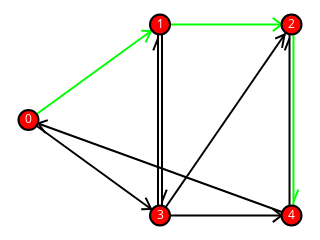

Write notebook code for a chart like this one.
### Markdown cell above
### Exercício 6

Use cores para dar um exemplo de caminho no grafo `dg`.

### Code cell
for n in dg.nodes:
    dg.nodes[n]['color'] = (255, 0, 0)
f_n=9
f_m=0
for n, m in dg.edges:
    if((f_n != n) and (m > f_m)):
        f_n = n
        f_m = m
        dg.edges[n, m]['color'] = (0, 255, 0)
sn.show_graph(dg, nlab=True, elab=False)

### Figure 1 — Plotly figure (JSON) as saved in the notebook; plotly's stock layout.template omitted (floating-point values rounded to 4 significant figures)
{"data": [{"hoverinfo": "none", "line": {"color": "rgb(0, 255, 0)", "width": 2}, "mode": "lines", "x": [0, 0.5, null, 0.4664, 0.4454, null, 0.4664, 0.4286, null, 0.5, 1, null, 0.9621, 0.9289, null, 0.9621, 0.9289, null, 1.008, 1.008, null, 1.008, 1.026, null], "y": [0.5, 1, null, 0.9664, 0.9062, null, 0.9664, 0.9678, null, 1, 1, null, 1, 0.9653, null, 1, 1.035, null, 1, 0, null, 0.07246, 0.1361, null]}, {"hoverinfo": "none", "line": {"color": "rgb(0, 0, 0)", "width": 2}, "mode": "lines", "x": [0, 0.5, null, 0.4664, 0.4286, null, 0.4664, 0.4454, null, 0.5076, 0.5076, null, 0.5076, 0.5257, null, 0.4924, 0.4924, null, 0.4924, 0.4743, null, 0.5, 1, null, 0.9738, 0.964, null, 0.9738, 0.9377, null, 0.5, 1, null, 0.9621, 0.9289, null, 0.9621, 0.9289, null, 1, 0, null, 0.03665, 0.0734, null, 0.03665, 0.06422, null, 0.9924, 0.9924, null, 0.9924, 0.9743, null], "y": [0.5, 0, null, 0.03357, 0.03224, null, 0.03357, 0.09382, null, 1, 0, null, 0.07246, 0.1361, null, 0, 1, null, 0.9275, 0.8639, null, 0, 1, null, 0.9476, 0.8777, null, 0.9476, 0.9257, null, 0, 0, null, 0, -0.03474, null, 0, 0.03474, null, 0, 0.5, null, 0.4817, 0.4992, null, 0.4817, 0.432, null, 0, 1, null, 0.9275, 0.8639, null]}, {"hoverinfo": "none", "marker": {"color": "rgb(255, 0, 0)", "line": {"color": "rgb(0, 0, 0)", "width": 2}, "size": 20}, "mode": "markers+text", "text": ["0", "1", "2", "3", "4"], "textfont": {"color": "rgb(255, 255, 255)"}, "textposition": "middle center", "x": [0, 0.5, 1, 0.5, 1], "y": [0.5, 1, 1, 0, 0]}], "layout": {"height": 180, "margin": {"b": 0, "l": 0, "r": 0, "t": 0}, "showlegend": false, "width": 320, "xaxis": {"showgrid": false, "showticklabels": false, "zeroline": false}, "yaxis": {"showgrid": false, "showticklabels": false, "zeroline": false}}}
